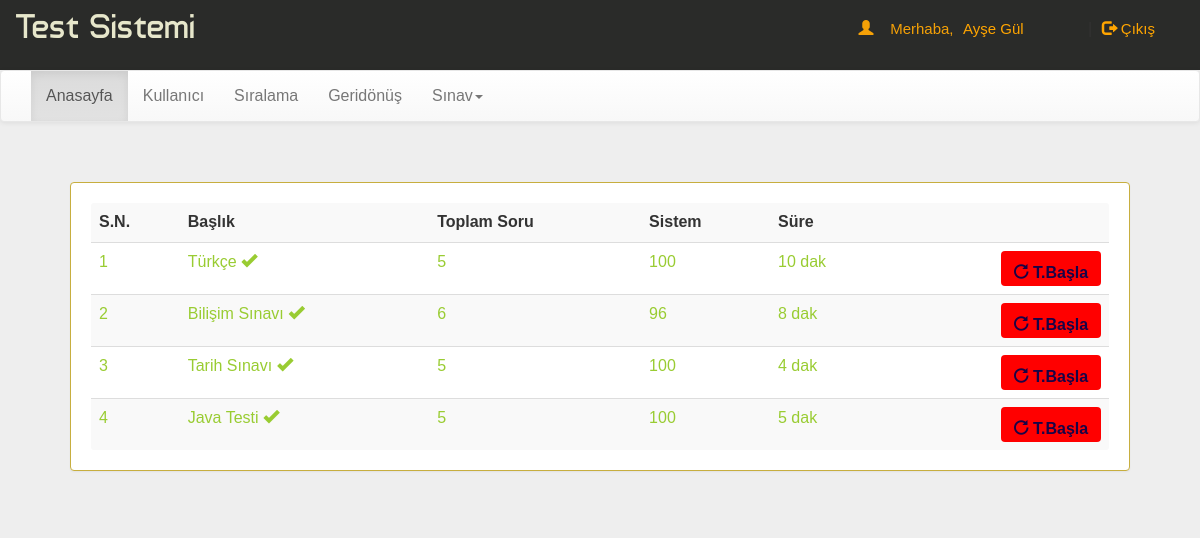
/dash.php (signed in), run on the app's committed database.
### tables this page shows
CREATE TABLE `quiz` (
  `eid` text NOT NULL,
  `title` varchar(100) NOT NULL,
  `sahi` int(11) NOT NULL,
  `wrong` int(11) NOT NULL,
  `total` int(11) NOT NULL,
  `time` bigint(20) NOT NULL,
  `intro` text NOT NULL,
  `tag` varchar(100) NOT NULL,
  `date` timestamp NOT NULL DEFAULT current_timestamp() ON UPDATE current_timestamp()
);

### dash.php (the view, shortened to what this page needs)
<head>
<link  rel="stylesheet" href="css/bootstrap.min.css"/>
 <link  rel="stylesheet" href="css/bootstrap-theme.min.css"/>
 <link rel="stylesheet" href="css/main.css">
 <link  rel="stylesheet" href="css/font.css">
</head>
<body  style="background:#eee;">
<div class="header">
<div class="row">
<div class="col-lg-6">
<span class="logo">Test Sistemi</span></div>
<?php
 include_once 'dbConnection.php';
$email=$_SESSION['email'];
  if(!(isset($_SESSION['email']))){
header("location:index.php");
}
else
{
$name = $_SESSION['name'];
echo '<span class="pull-right top title1" ><span class="log1"><span class="glyphicon glyphicon-user" aria-hidden="true"></span>&nbsp;&nbsp;&nbsp;&nbsp;Merhaba,</span> <a href="account.php" class="log log1">'.$name.'</a>&nbsp;|&nbsp;<a href="logout.php?q=account.php" class="log"><span class="glyphicon glyphicon-log-out" aria-hidden="true"></span>&nbsp;Çıkış</button></a></span>';
}?>
</div></div>
<nav class="navbar navbar-default title1">
  <div class="container-fluid">
    <div class="navbar-header">
      <a class="navbar-brand" href="dash.php?q=0"><b></b></a>
    </div>
    <div class="collapse navbar-collapse" id="bs-example-navbar-collapse-1">
      <ul class="nav navbar-nav">
        <li <?php if(@$_GET['q']==0) echo'class="active"'; ?>><a href="dash.php?q=0">Anasayfa<span class="sr-only">(current)</span></a></li>
        <li <?php if(@$_GET['q']==1) echo'class="active"'; ?>><a href="dash.php?q=1">Kullanıcı</a></li>
		<li <?php if(@$_GET['q']==2) echo'class="active"'; ?>><a href="dash.php?q=2">Sıralama</a></li>
		<li <?php if(@$_GET['q']==3) echo'class="active"'; ?>><a href="dash.php?q=3">Geridönüş</a></li>
        <li class="dropdown <?php if(@$_GET['q']==4 || @$_GET['q']==5) echo'active"'; ?>">
          <a href="#" class="dropdown-toggle" data-toggle="dropdown" role="button" aria-haspopup="true" aria-expanded="false">Sınav<span class="caret"></span></a>
        </li>
      </ul>
          </div>
  </div>
</nav>
<div class="container">
<div class="row">
<div class="col-md-12">
<?php if(@$_GET['q']==0) {
$result = mysqli_query($con,"SELECT * FROM quiz ORDER BY date DESC") or die('Error');
echo  '<div class="panel"><table class="table table-striped title1">
<tr><td><b>S.N.</b></td><td><b>Başlık</b></td><td><b>Toplam Soru</b></td><td><b>Sistem</b></td><td><b>Süre</b></td><td></td></tr>';
$c=1;
while($row = mysqli_fetch_array($result)) {
	$title = $row['title'];
	$total = $row['total'];
	$sahi = $row['sahi'];
    $time = $row['time'];
	$eid = $row['eid'];
$q12=mysqli_query($con,"SELECT skor FROM history WHERE eid='$eid' AND email='$email'" )or die('Error98');
$rowcount=mysqli_num_rows($q12);
if($rowcount == 0){
	echo '<tr><td>'.$c++.'</td><td>'.$title.'</td><td>'.$total.'</td><td>'.$sahi*$total.'</td><td>'.$time.'&nbsp;dak</td>
	<td><b><a href="account.php?q=quiz&step=2&eid='.$eid.'&n=1&t='.$total.'" class="pull-right btn sub1" style="margin:0px;background:#99cc32"><span class="glyphicon glyphicon-new-window" aria-hidden="true"></span>&nbsp;<span class="title1"><b>Başla</b></span></a></b></td></tr>';
}
else
{
echo '<tr style="color:#99cc32"><td>'.$c++.'</td><td>'.$title.'&nbsp;<span title="Bu Sınavı Zaten Çözdünüz!" class="glyphicon glyphicon-ok" aria-hidden="true"></span></td><td>'.$total.'</td><td>'.$sahi*$total.'</td><td>'.$time.'&nbsp;dak</td>
	<td><b><a href="update.php?q=quizre&step=25&eid='.$eid.'&n=1&t='.$total.'" class="pull-right btn sub1" style="margin:0px;background:red"><span class="glyphicon glyphicon-repeat" aria-hidden="true"></span>&nbsp;<span class="title1"><b>T.Başla</b></span></a></b></td></tr>';
}
}
echo '</table></div>';
}
?>
</div>
</div></div>
</body>
</html>

### css/main.css (style rules this page uses)
body { overflow-x:hidden; width:100%; font: 15px "Century Gothic", "Times Roman", sans-serif; background:rgb(153, 141, 141); min-height:550px; background-attachment:fixed; }
.panel { border-color:rgb(199, 174, 63); margin:40px; padding:20px; font: 15px "Century Gothic", "Times Roman", sans-serif; }
.header { background:#2a2b29; height:70px; }
.logo { font-family:'typo'; font-size:35px; color:#e7e7cb; margin:15px; }
.title1 { font: 16px "Century Gothic", "Times Roman", sans-serif; }
.sub1 { width:90px; color:#180447; background:rgb(219, 136, 12); font-size:15px; height:35px; margin:20px; padding:10px; width:100px; }
.top { margin-top:20px; }
.log1 { font: 15px 'Ubuntu', sans-serif; color:rgb(245, 161, 7); margin-left:10px; }
.log { margin:10px; margin-right:60px; margin-left:5px; color:orange; text-decoration:none; font-size:20px; font-size:15px; }

### data on the page
quiz: title "Türkçe", total "5", $sahi*$total "100", time "10"
quiz: title "Bilişim Sınavı", total "6", $sahi*$total "96", time "8"
quiz: title "Tarih Sınavı", total "5", $sahi*$total "100", time "4"
quiz: title "Java Testi", total "5", $sahi*$total "100", time "5"

### other printed values
$name "Ayşe Gül"
